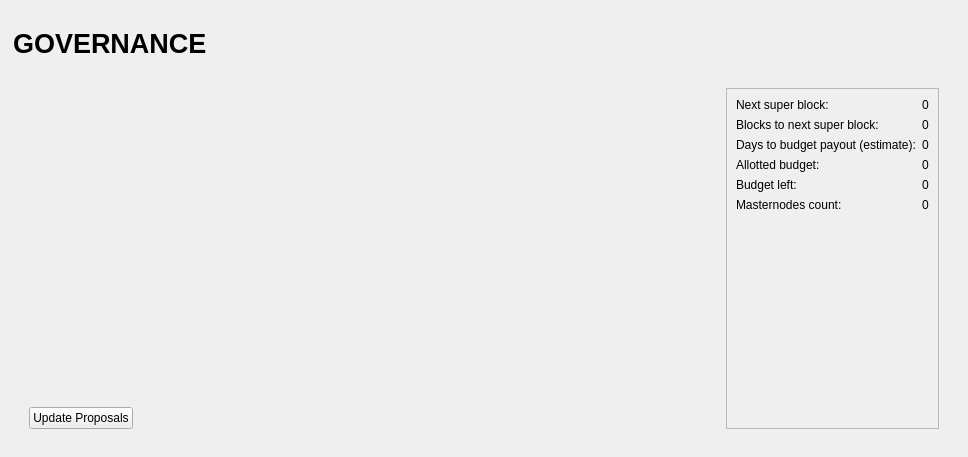
<?xml version="1.0" encoding="UTF-8"?>
<ui version="4.0">
 <class>GovernancePage</class>
 <widget class="QWidget" name="GovernancePage">
  <property name="geometry">
   <rect>
    <x>0</x>
    <y>0</y>
    <width>968</width>
    <height>457</height>
   </rect>
  </property>
  <property name="windowTitle">
   <string>Form</string>
  </property>
  <layout class="QVBoxLayout" name="topLayout" stretch="0">
   <property name="leftMargin">
    <number>13</number>
   </property>
   <property name="topMargin">
    <number>13</number>
   </property>
   <property name="rightMargin">
    <number>13</number>
   </property>
   <property name="bottomMargin">
    <number>13</number>
   </property>
   <item>
    <layout class="QVBoxLayout" name="verticalLayout_Master" stretch="0,0">
     <property name="spacing">
      <number>0</number>
     </property>
     <item>
      <widget class="QFrame" name="frame_Header">
       <layout class="QVBoxLayout" name="verticalLayout_4">
        <property name="leftMargin">
         <number>0</number>
        </property>
        <property name="topMargin">
         <number>0</number>
        </property>
        <property name="rightMargin">
         <number>0</number>
        </property>
        <property name="bottomMargin">
         <number>0</number>
        </property>
        <item>
         <layout class="QHBoxLayout" name="horizontalLayout_Header" stretch="1,0,1">
          <item>
           <widget class="QLabel" name="labelOverviewHeaderLeft">
            <property name="minimumSize">
             <size>
              <width>464</width>
              <height>60</height>
             </size>
            </property>
            <property name="maximumSize">
             <size>
              <width>16777215</width>
              <height>60</height>
             </size>
            </property>
            <property name="font">
             <font>
              <pointsize>20</pointsize>
              <weight>75</weight>
              <bold>true</bold>
             </font>
            </property>
            <property name="text">
             <string>GOVERNANCE</string>
            </property>
           </widget>
          </item>
          <item>
           <spacer name="horizontalSpacer">
            <property name="orientation">
             <enum>Qt::Horizontal</enum>
            </property>
            <property name="sizeHint" stdset="0">
             <size>
              <width>40</width>
              <height>20</height>
             </size>
            </property>
           </spacer>
          </item>
          <item>
           <widget class="QLabel" name="labelOverviewHeaderRight">
            <property name="minimumSize">
             <size>
              <width>464</width>
              <height>60</height>
             </size>
            </property>
            <property name="maximumSize">
             <size>
              <width>16777215</width>
              <height>60</height>
             </size>
            </property>
            <property name="font">
             <font>
              <pointsize>14</pointsize>
             </font>
            </property>
            <property name="text">
             <string/>
            </property>
            <property name="alignment">
             <set>Qt::AlignRight|Qt::AlignTrailing|Qt::AlignVCenter</set>
            </property>
           </widget>
          </item>
         </layout>
        </item>
       </layout>
      </widget>
     </item>
     <item>
      <widget class="QFrame" name="frame_BG">
       <layout class="QVBoxLayout" name="verticalLayout_3">
        <property name="leftMargin">
         <number>16</number>
        </property>
        <property name="topMargin">
         <number>15</number>
        </property>
        <property name="rightMargin">
         <number>16</number>
        </property>
        <property name="bottomMargin">
         <number>15</number>
        </property>
        <item>
         <widget class="QFrame" name="frame_Content">
          <layout class="QVBoxLayout" name="verticalLayout">
           <property name="spacing">
            <number>0</number>
           </property>
           <property name="leftMargin">
            <number>0</number>
           </property>
           <property name="topMargin">
            <number>0</number>
           </property>
           <property name="rightMargin">
            <number>0</number>
           </property>
           <property name="bottomMargin">
            <number>0</number>
           </property>
           <item>
            <layout class="QHBoxLayout" name="horizontalLayout_Content">
             <item>
              <layout class="QVBoxLayout" name="verticalLayout_2">
               <item>
                <widget class="QScrollArea" name="scrollArea">
                 <property name="sizePolicy">
                  <sizepolicy hsizetype="Expanding" vsizetype="Minimum">
                   <horstretch>0</horstretch>
                   <verstretch>1</verstretch>
                  </sizepolicy>
                 </property>
                 <property name="frameShape">
                  <enum>QFrame::NoFrame</enum>
                 </property>
                 <property name="frameShadow">
                  <enum>QFrame::Plain</enum>
                 </property>
                 <property name="lineWidth">
                  <number>0</number>
                 </property>
                 <property name="horizontalScrollBarPolicy">
                  <enum>Qt::ScrollBarAlwaysOff</enum>
                 </property>
                 <property name="sizeAdjustPolicy">
                  <enum>QAbstractScrollArea::AdjustIgnored</enum>
                 </property>
                 <property name="widgetResizable">
                  <bool>true</bool>
                 </property>
                 <widget class="QWidget" name="scrollAreaWidgetContents">
                  <property name="geometry">
                   <rect>
                    <x>0</x>
                    <y>0</y>
                    <width>632</width>
                    <height>250</height>
                   </rect>
                  </property>
                  <property name="sizePolicy">
                   <sizepolicy hsizetype="Preferred" vsizetype="Minimum">
                    <horstretch>0</horstretch>
                    <verstretch>1</verstretch>
                   </sizepolicy>
                  </property>
                  <layout class="QVBoxLayout" name="proposalGrid">
                   <property name="spacing">
                    <number>0</number>
                   </property>
                   <property name="sizeConstraint">
                    <enum>QLayout::SetDefaultConstraint</enum>
                   </property>
                   <property name="leftMargin">
                    <number>0</number>
                   </property>
                   <property name="topMargin">
                    <number>0</number>
                   </property>
                   <property name="rightMargin">
                    <number>0</number>
                   </property>
                   <property name="bottomMargin">
                    <number>0</number>
                   </property>
                  </layout>
                 </widget>
                </widget>
               </item>
               <item>
                <spacer name="verticalSpacer">
                 <property name="orientation">
                  <enum>Qt::Vertical</enum>
                 </property>
                 <property name="sizeHint" stdset="0">
                  <size>
                   <width>20</width>
                   <height>40</height>
                  </size>
                 </property>
                </spacer>
               </item>
               <item>
                <layout class="QHBoxLayout" name="horizontalLayout">
                 <item>
                  <widget class="QPushButton" name="UpdateButton">
                   <property name="text">
                    <string>Update Proposals</string>
                   </property>
                  </widget>
                 </item>
                 <item>
                  <spacer name="horizontalSpacer_2">
                   <property name="orientation">
                    <enum>Qt::Horizontal</enum>
                   </property>
                   <property name="sizeHint" stdset="0">
                    <size>
                     <width>40</width>
                     <height>20</height>
                    </size>
                   </property>
                  </spacer>
                 </item>
                </layout>
               </item>
              </layout>
             </item>
             <item>
              <widget class="QFrame" name="frame_budget_info">
               <property name="frameShape">
                <enum>QFrame::StyledPanel</enum>
               </property>
               <property name="frameShadow">
                <enum>QFrame::Raised</enum>
               </property>
               <layout class="QGridLayout" name="gridLayout">
                <item row="0" column="0">
                 <widget class="QLabel" name="next_superblock_label">
                  <property name="text">
                   <string>Next super block:</string>
                  </property>
                 </widget>
                </item>
                <item row="0" column="1" alignment="Qt::AlignRight">
                 <widget class="QLabel" name="next_superblock_value">
                  <property name="text">
                   <string>0</string>
                  </property>
                 </widget>
                </item>
                <item row="1" column="0">
                 <widget class="QLabel" name="blocks_before_super_label">
                  <property name="text">
                   <string>Blocks to next super block:</string>
                  </property>
                 </widget>
                </item>
                <item row="1" column="1" alignment="Qt::AlignRight">
                 <widget class="QLabel" name="blocks_before_super_value">
                  <property name="text">
                   <string>0</string>
                  </property>
                 </widget>
                </item>
                <item row="2" column="0">
                 <widget class="QLabel" name="time_before_super_label">
                  <property name="text">
                   <string>Days to budget payout (estimate):</string>
                  </property>
                 </widget>
                </item>
                <item row="2" column="1" alignment="Qt::AlignRight">
                 <widget class="QLabel" name="time_before_super_value">
                  <property name="text">
                   <string>0</string>
                  </property>
                 </widget>
                </item>
                <item row="3" column="0">
                 <widget class="QLabel" name="alloted_budget_label">
                  <property name="text">
                   <string>Allotted budget:</string>
                  </property>
                 </widget>
                </item>
                <item row="3" column="1" alignment="Qt::AlignRight">
                 <widget class="QLabel" name="alloted_budget_value">
                  <property name="text">
                   <string>0</string>
                  </property>
                 </widget>
                </item>
                <item row="4" column="0">
                 <widget class="QLabel" name="unallocated_budget_label">
                  <property name="text">
                   <string>Budget left:</string>
                  </property>
                 </widget>
                </item>
                <item row="4" column="1" alignment="Qt::AlignRight">
                 <widget class="QLabel" name="unallocated_budget_value">
                  <property name="text">
                   <string>0</string>
                  </property>
                 </widget>
                </item>
                <item row="5" column="0">
                 <widget class="QLabel" name="masternode_count_label">
                  <property name="text">
                   <string>Masternodes count:</string>
                  </property>
                 </widget>
                </item>
                <item row="5" column="1" alignment="Qt::AlignRight">
                 <widget class="QLabel" name="masternode_count_value">
                  <property name="text">
                   <string>0</string>
                  </property>
                 </widget>
                </item>
                <item row="6" column="0">
                 <spacer name="verticalSpacer_2">
                  <property name="orientation">
                   <enum>Qt::Vertical</enum>
                  </property>
                  <property name="sizeHint" stdset="0">
                   <size>
                    <width>20</width>
                    <height>40</height>
                   </size>
                  </property>
                 </spacer>
                </item>
               </layout>
              </widget>
             </item>
            </layout>
           </item>
          </layout>
         </widget>
        </item>
       </layout>
      </widget>
     </item>
    </layout>
   </item>
  </layout>
 </widget>
 <resources/>
 <connections/>
</ui>
